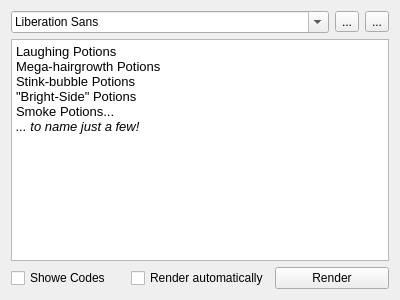
<?xml version="1.0" encoding="UTF-8"?>
<ui version="4.0">
 <class>WdgTextEditor</class>
 <widget class="QWidget" name="WdgTextEditor">
  <property name="geometry">
   <rect>
    <x>0</x>
    <y>0</y>
    <width>400</width>
    <height>300</height>
   </rect>
  </property>
  <property name="windowTitle">
   <string>Form</string>
  </property>
  <layout class="QVBoxLayout" name="verticalLayout">
   <item>
    <layout class="QHBoxLayout" name="horizontalLayout_2">
     <item>
      <widget class="QFontComboBox" name="fontComboBox"/>
     </item>
     <item>
      <widget class="QToolButton" name="toolButton">
       <property name="text">
        <string>...</string>
       </property>
      </widget>
     </item>
     <item>
      <widget class="QToolButton" name="toolButton_2">
       <property name="text">
        <string>...</string>
       </property>
      </widget>
     </item>
    </layout>
   </item>
   <item>
    <widget class="QTextEdit" name="textEdit">
     <property name="html">
      <string>&lt;!DOCTYPE HTML PUBLIC &quot;-//W3C//DTD HTML 4.0//EN&quot; &quot;http://www.w3.org/TR/REC-html40/strict.dtd&quot;&gt;
&lt;html&gt;&lt;head&gt;&lt;meta name=&quot;qrichtext&quot; content=&quot;1&quot; /&gt;&lt;style type=&quot;text/css&quot;&gt;
p, li { white-space: pre-wrap; }
&lt;/style&gt;&lt;/head&gt;&lt;body style=&quot; font-family:'Noto Sans'; font-size:10pt; font-weight:400; font-style:normal;&quot;&gt;
&lt;p style=&quot; margin-top:0px; margin-bottom:0px; margin-left:0px; margin-right:0px; -qt-block-indent:0; text-indent:0px;&quot;&gt;Laughing Potions&lt;/p&gt;
&lt;p style=&quot; margin-top:0px; margin-bottom:0px; margin-left:0px; margin-right:0px; -qt-block-indent:0; text-indent:0px;&quot;&gt;Mega-hairgrowth Potions&lt;/p&gt;
&lt;p style=&quot; margin-top:0px; margin-bottom:0px; margin-left:0px; margin-right:0px; -qt-block-indent:0; text-indent:0px;&quot;&gt;Stink-bubble Potions&lt;/p&gt;
&lt;p style=&quot; margin-top:0px; margin-bottom:0px; margin-left:0px; margin-right:0px; -qt-block-indent:0; text-indent:0px;&quot;&gt;&amp;quot;Bright-Side&amp;quot; Potions&lt;/p&gt;
&lt;p style=&quot; margin-top:0px; margin-bottom:0px; margin-left:0px; margin-right:0px; -qt-block-indent:0; text-indent:0px;&quot;&gt;Smoke Potions...&lt;/p&gt;
&lt;p style=&quot; margin-top:0px; margin-bottom:0px; margin-left:0px; margin-right:0px; -qt-block-indent:0; text-indent:0px;&quot;&gt;&lt;span style=&quot; font-style:italic;&quot;&gt;... to name just a few!&lt;/span&gt;&lt;/p&gt;&lt;/body&gt;&lt;/html&gt;</string>
     </property>
    </widget>
   </item>
   <item>
    <layout class="QHBoxLayout" name="horizontalLayout">
     <item>
      <widget class="QCheckBox" name="checkBox">
       <property name="text">
        <string>Showe Codes</string>
       </property>
      </widget>
     </item>
     <item>
      <widget class="QCheckBox" name="checkBox_2">
       <property name="text">
        <string>Render automatically</string>
       </property>
      </widget>
     </item>
     <item>
      <widget class="QPushButton" name="pushButton">
       <property name="text">
        <string>Render</string>
       </property>
      </widget>
     </item>
    </layout>
   </item>
  </layout>
 </widget>
 <resources/>
 <connections/>
</ui>
